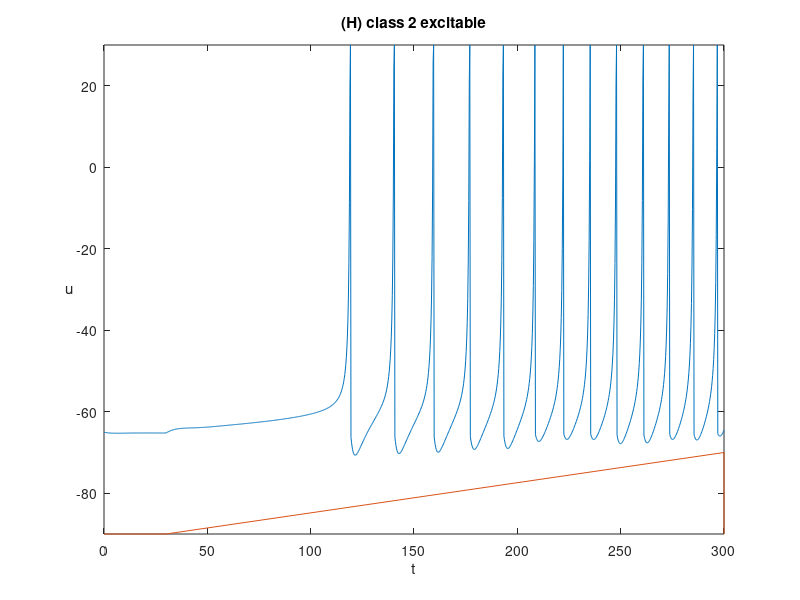
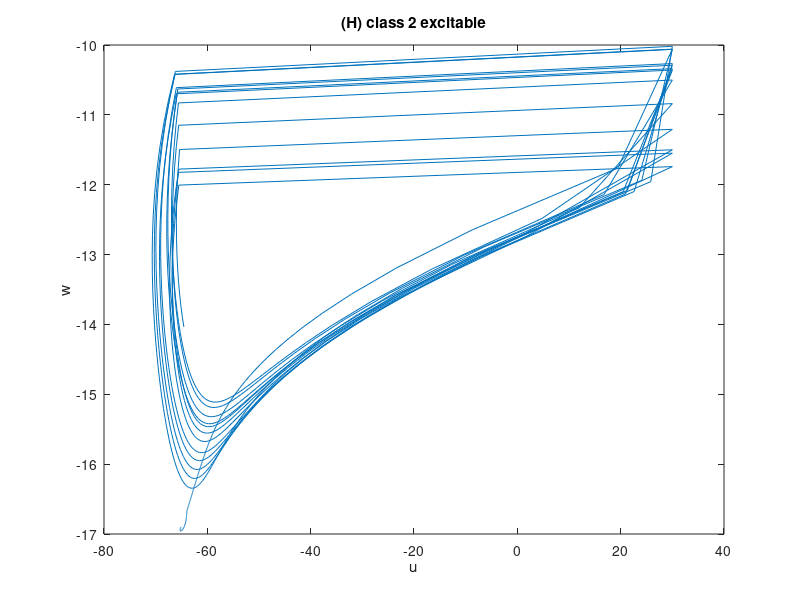

Write MATLAB code to recreate these figures, in order.
a=0.2;  b=0.26; c=-65;  d=0;

u = [];
w = [];
u(1) = -65;
w(1) = b*u(1);

uFiltered = [];  % memorizzo le u
wFiltered = []; % memorizzo le w

tau = 0.25;  % discretizzazione tempo
tspan = 0:tau:300;  % durata esperimento
T1 = tspan(end)/10;  % dopo quanto forniamo corrente 

i=1;

for t=tspan
    
     if (t>T1) 
        I= -0.7 + (0.015*(t-T1)); 
% Action potentials are generated in a certain frequency band that is
% relatively insensitive to changes in the strength of the applied current
    else
        I= -1;
    end
  
    u(i+1) = u(i) + tau*(0.04*u(i)^2 + 5*u(i) + 140 - w(i) + I);
    
    if u(i+1)>30
        uFiltered(end+1) = 30;
    else
        uFiltered(end+1) = u(i+1);
    end
    
    w(i+1) = w(i) + tau*a*(b*u(i+1) - w(i));
    
    if u(i+1)>30
        u(i+1) = c;
        w(i+1) = w(i+1) + d;
    end
    
    wFiltered(end+1) = w(i+1);
    
    i = i+1;
end

%%
plot(tspan,uFiltered,[0 T1 max(tspan) max(tspan)],-90+[0 0 20 0]); t
axis([0 max(tspan) -90 30])  
xlabel('t')
ylabel('u')
hYLabel = get(gca,'YLabel');
set(hYLabel,'rotation',0,'VerticalAlignment','middle')
title('(H) class 2 excitable');
savefig('./images/H_membrane.fig');

%%
plot(uFiltered, wFiltered);
xlabel('u');
ylabel('w');
title('(H) class 2 excitable');
savefig('./images/H_phase.fig');